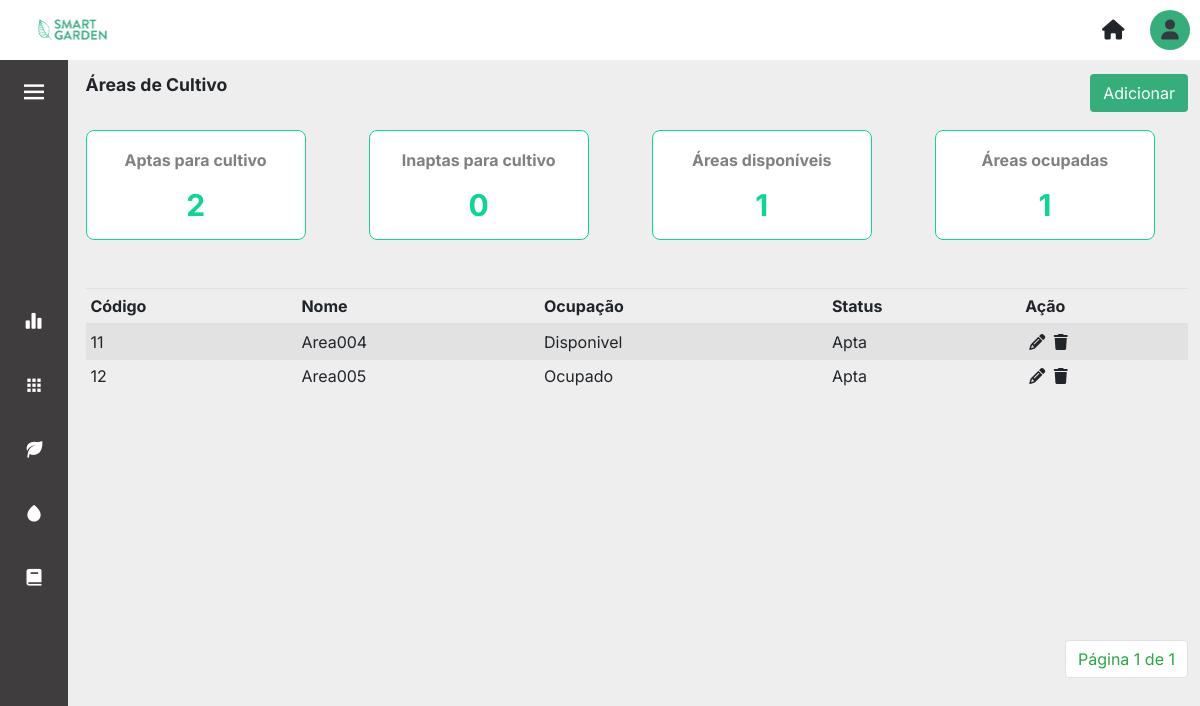
Screenshot of /areas/ with the database file from the repository.
### core/models.py (models this page shows, shortened)
class AreaCultivo(models.Model):
    nome = models.CharField(max_length=100)
    disponivel = models.BooleanField(blank=True, null=False, default=True)
    apta = models.BooleanField(blank=False, null=False, default=True)

### core/views.py (the view)
# urls.py: path('areas/', views.areas, name='areas'),
def areas(request):
    areas = AreaCultivo.objects.all()
    qntDisponivel = AreaCultivo.objects.filter(disponivel=True).count()
    qntOcupado = AreaCultivo.objects.filter(disponivel=False).count()
    qntApta = AreaCultivo.objects.filter(apta=True).count()
    qntInapta = AreaCultivo.objects.filter(apta=False).count()
    paginator = Paginator(areas, 6)
    page = request.GET.get('page')
    areas = paginator.get_page(page)
    contexto = {
        'areas': areas,
        'qntDisponivel': qntDisponivel,
        'qntOcupado': qntOcupado,
        'qntApta': qntApta,
        'qntInapta': qntInapta,
    }
    return render(request, 'areas.html', contexto)

### templates/areas.html (shortened to what this page needs)
{% extends 'layout.html' %} {% load static %} {% block content %}
<div>
	<div class="d-flex align-items-center justify-content-between mb-3">
		<p class="title-page">Áreas de Cultivo</p>
		<a href="{% url 'cadastrar_areas' %}"><button type="button" class="btn btn_salvar">Adicionar</button></a>
	</div>
	<div class="row">
		<div class="col-sm-3">
			<div class="card">
				<div class="card-body">
					<h5 class="card-title">Aptas para cultivo</h5>
					<p class="card-text">{{qntApta}}</p>
				</div>
			</div>
		</div>
		<div class="col-sm-3">
			<div class="card">
				<div class="card-body">
					<h5 class="card-title">Inaptas para cultivo</h5>
					<p class="card-text">{{qntInapta}}</p>
				</div>
			</div>
		</div>
		<div class="col-sm-3">
			<div class="card">
				<div class="card-body">
					<h5 class="card-title">Áreas disponíveis</h5>
					<p class="card-text">{{qntDisponivel}}</p>
				</div>
			</div>
		</div>
		<div class="col-sm-3">
			<div class="card">
				<div class="card-body">
					<h5 class="card-title">Áreas ocupadas</h5>
					<p class="card-text">{{qntOcupado}}</p>
				</div>
			</div>
		</div>
	</div>
	<div class="table-content-areas mt-5">
		<table class="table table-striped table-sm table-hover">
			<thead class="border-botton">
			<tr>
				<th scope="col">Código</th>
				<th scope="col">Nome</th>
				<th scope="col">Ocupação</th>
				<th scope="col">Status</th>
				<th scope="col"></i>Ação</th>
			</tr>
			</thead>
			<tbody>
				{% for area in areas %}
				<tr>
					<td scope="row">{{area.id}}</td>
					<td>{{area.nome}}</td>
					{% if area.disponivel == True %}
					<td>Disponivel</td>
					{% else %}
					<td>Ocupado</td>
					{% endif %} {% if area.apta == True %}
					<td>Apta</td>
					{% else %}
					<td>Inapta</td>
					{% endif %}
					<td>
						<a href='{% url 'update_areas' area.id%}' class="m-1">
							<i class="fa-solid fa-pencil text-black"></i></a>
						<a data-toggle="modal" data-target="#modal_confirm" >
							<i class="fa-sharp fa-solid fa-trash text-black" data-toggle="modal fade" data-target="#exampleModal"></i>
						</a>
					</td>
				</tr>
				{% endfor %}
			</tbody>
		</table>
	</div>
	<div class="container_pagination">
		<nav aria-label="Page-navigation">
			<ul class="pagination">
			<li class="page-item"><a class="page-link text-success" href="#">Página {{areas.number}} de {{areas.paginator.num_pages}}</a></li>
			</ul>
		</nav>
	</div>
{% endblock %}

### static/css/layout.css (style rules this page uses)
body { background-color: var(--light-color); overflow: hidden; }

### static/css/layout_sidebar.css (style rules this page uses)
a { text-decoration: none; }

### static/css/global.css (style rules this page uses)
* { margin: 0; padding: 0; }
:root { --nav-width: 68px; --gray-dark: #3f3d3d; --green-primary: #0bd692; --green-secondary: #36ae7c; --red-color: #f46060; --white-color: #ffffff; --light-color: #eeeeee; --body-font: 'Inter', sans-serif; --title-font: 'Roboto' sans-serif; --font-name: 'Raleway', sans-serif; --normal-font-size: 1rem; --z-fixed: 100; }
body { position: relative; font-family: var(--body-font); font-size: var(--normal-font-size); transition: 0.5s; max-width: 100vw; }
.table-content-areas { min-height: 40vh; }
.title-page { font-family: var(--title-font); font-weight: 700; font-size: 1.1rem; }
.container_pagination { margin-top: 2rem; display: flex; position: relative; justify-content: flex-end; }

### static/css/areas.css (style rules this page uses)
a { color: inherit; }
.card { border: solid 1px var(--green-primary); border-radius: 8px; padding: 0; margin: 0; width: 220px; height: 110px; }
.card-title { display: flex; justify-content: center; font-size: 16px; font-weight: bold; color: #3f3d3d; display: flex; opacity: 65%; }
.card-text { color: var(--green-primary); font-size: 30px; font-weight: bold; display: flex; justify-content: center; }

### static/css/forms.css (style rules this page uses)
.btn_salvar, .btn_salvar:hover { background-color: var(--green-secondary) !important; color: var(--white-color) !important; float: right; margin-left: 0.5rem; }

### rows the page displays
AreaCultivo: id "11", nome "Area004", disponivel "Disponivel", apta "Apta"
AreaCultivo: id "12", nome "Area005", disponivel "Ocupado", apta "Apta"

### other values shown
{{ qntApta }} "2"
{{ qntInapta }} "0"
{{ qntDisponivel }} "1"
{{ qntOcupado }} "1"
{{ areas.number }} "1"
{{ areas.paginator.num_pages }} "1"
